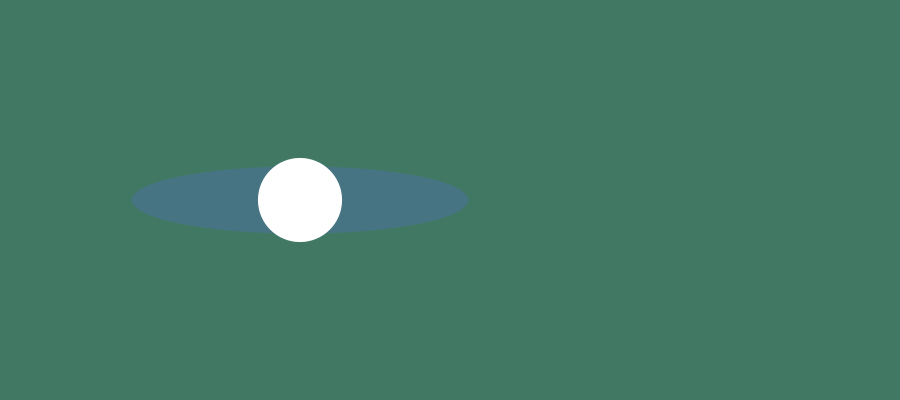
Frame 1 (no input)
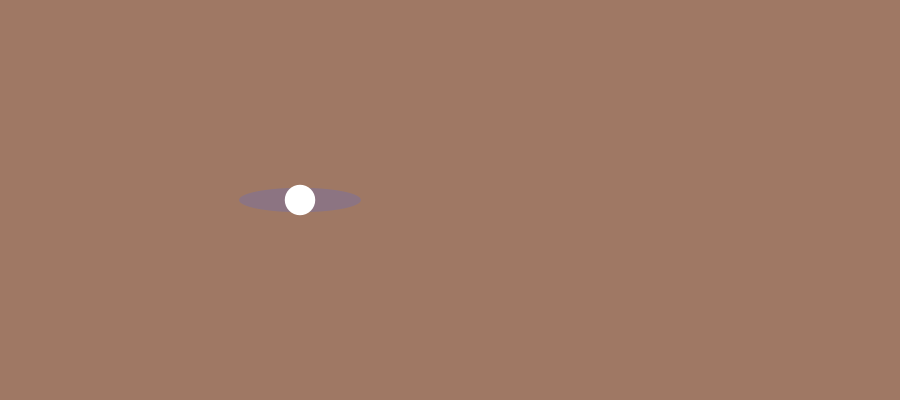
Frame 60 (the mouse pressed at the canvas centre just before this capture)
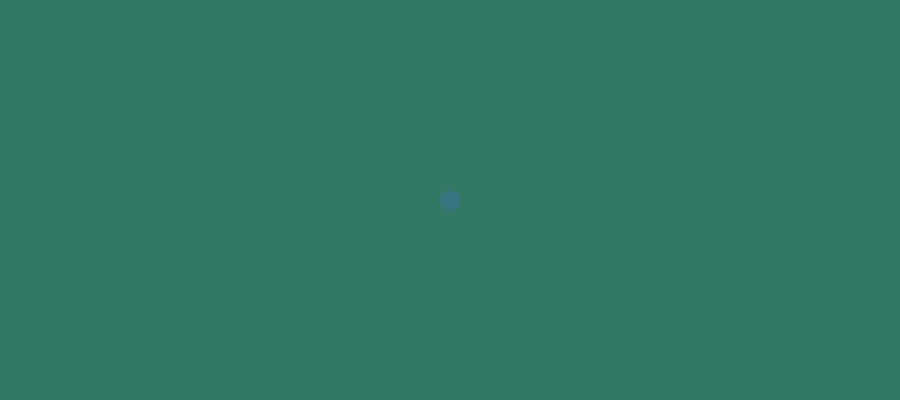
Frame 120 (the mouse held since frame 60 and released just before this capture)

The Processing sketch that drew these frames (run headless with seeded random() and noise(); from frame 60 on, the mouse is pressed at the canvas centre):

// Processing sketch: processing_161167
// ── processing_161167.pde

int counter;

void setup() {  //setup function called initially, only once
  size(900, 400);
  background(random(120),120,100,40);  //set background white
  colorMode(RGB);   //set colors to Hue, Saturation, Brightness mode
  counter = 0;
  frameRate(20);
}

void draw() {  //draw function loops 
  counter++;
  background(random(250),120,100);
  noStroke();
  fill(random(100),100,255,50);
  
  if(mousePressed == true) { //add some interaction
    ellipse(mouseX, mouseY, 20, 20);
  }
  else {
    ellipse(width/3, height/2, 400*sin(counter), 80*sin(counter));
    fill(255);
    ellipse(width/3, height/2, 100*sin(counter), 100*sin(counter));
  
  }
}

void keyPressed(){
   if(key=='s'){
      saveImage();
 }
   if(key=='z'){
  background(255);
}
   if(key=='b'){
filter(BLUR);
}
}
   
 void saveImage() {
  String fileName = timeStamp()+".tiff";
  PImage imageSave = get(0,0,width,height);
  imageSave.save(fileName);
}
 
String timeStamp() {
 String timestamp = year()+"_"+month()+"_"+day()+"_"+minute()+"_"+second()+"_"+millis();
 return timestamp;
}
 
